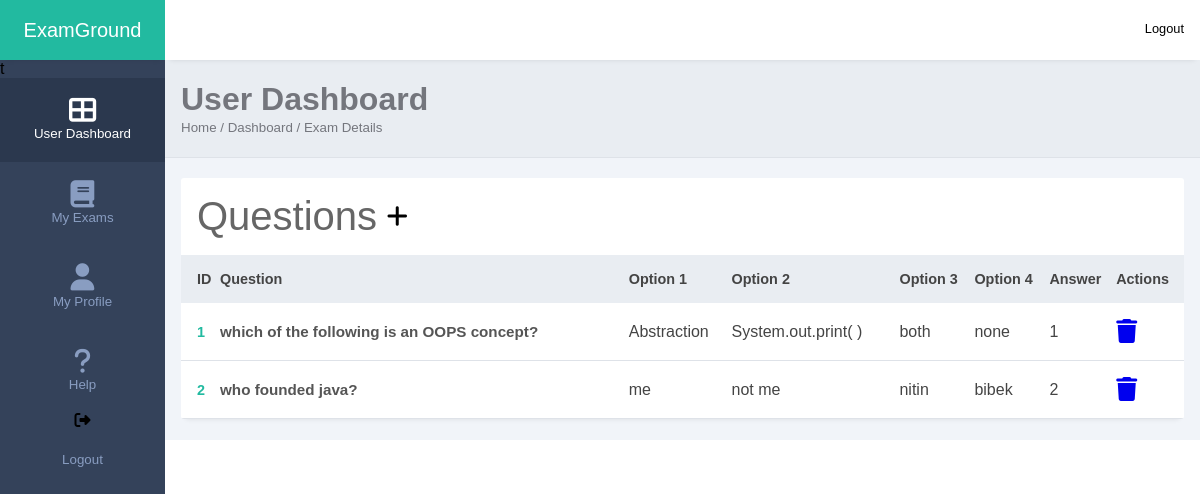
The app's page /Questions-dashboard.php?ExamId=2 (signed in) with its own data.
### tables this page shows
CREATE TABLE `questions` (
  `question_id` int NOT NULL,
  `questionNumber` int NOT NULL,
  `question` varchar(200) NOT NULL,
  `option1` varchar(200) NOT NULL,
  `option2` varchar(200) NOT NULL,
  `option3` varchar(200) NOT NULL,
  `option4` varchar(200) NOT NULL,
  `answer` enum('1','2','3','4') NOT NULL,
  `exam_id` int NOT NULL
);

### Questions-dashboard.php (the view, shortened to what this page needs)
<!DOCTYPE html>
<html lang="en">
<head>
    <link rel="stylesheet" href="css/dashboard.css">
    <link rel="stylesheet" href="https://maxst.icons8.com/vue-static/landings/line-awesome/line-awesome/1.3.0/css/line-awesome.min.css">
</head>
<body>
    <?php session_start();
    $exam_id = $_GET['ExamId'];
    if(isset($_SESSION['id'])){
$servername = "localhost";
$username = "root";
$password = "Harshit2053@";
$dbname = "examweb";
$conn = new mysqli($servername, $username, $password, $dbname);
        $sql = "SELECT * FROM questions where exam_id='$exam_id'";
        $result = $conn->query($sql);
    ?>
    <div class="sidebar">
        <div class="side-header">
            <h3>Ex<span>amGround</span></h3>
        </div>t
            <div class="side-menu">
                <ul>
                    <li>
                       <a href="" class="active">
                            <span class="fas fa-th-large"></span>
                            <small>User Dashboard</small>
                        </a>
                    </li>
                    <li>
                       <a href="dashboard.php">
                            <span class="fa-solid fa-book"></span>
                            <small>My Exams</small>
                        </a>
                    </li>
                    <li>
                       <a href="profile.php">
                            <span class="fas fa-user"></span>
                            <small>My Profile</small>
                        </a>
                    </li>
                    <li>
                       <a href="">
                            <span class="fas fa-question"></span>
                            <small>Help</small>
                        </a>
                    </li>
                    <li>
                            <span class="fas fa-sign-out-alt"></span>
                            <a href="logout.php">
                            <small>Logout</small>
                        </a>
                    </li>
                </ul>
            </div>
        </div>
    <div class="main-content">
        <header>
            <div class="header-content">
                <div class="header-menu">
                    <div class="user">
                        <div class="bg-img" style="background-image: url(image/1.jpeg)"></div>
                        <span>Logout</span>
                    </div>
                </div>
            </div>
        </header>
        <main>
            <div class="page-header">
                <h1>User Dashboard</h1>
                <small>Home / Dashboard / Exam Details</small>
            </div>
            <div class="page-content">
                <div class="records table-responsive">
                    <div class="record-header">
                        <div class="add">
                            <span>Questions</span>
                            <h2 id="AddExam"><i class="fa-solid fa-plus"></i></h2>
                        </div>
                    </div>
                    <div id="Exams">
                        <table width="100%">
                            <thead>
                                <tr>
                                    <th>ID</th>
                                    <th><span class="las la-sort"></span> Question</th>
                                    <th><span class="las la-sort"></span> Option 1</th>
                                    <th><span class="las la-sort"></span> Option 2</th>
                                    <th><span class="las la-sort"></span> Option 3</th>
                                    <th><span class="las la-sort"></span> Option 4</th>
                                    <th><span class="las la-sort"></span> Answer</th>
                                    <th><span class="las la-sort"></span> Actions</th>
                                </tr>
                            </thead>
                            <tbody>
                            <?php
                            if ($result->num_rows > 0) {
		while($row = $result->fetch_assoc()) {
	?>
                                <tr>
                                    <td><?php echo $row['questionNumber']?></td>
                                    <td>
                                        <div class="Exam-title">
                                            <div class="Exam-title-info">
                                                <h4><?php echo $row['question']?></h4>
                                            </div>
                                        </div>
                                    </td>
                                    <td>
                                    <?php echo $row['option1']?>
                                    </td>
                                    <td>
                                    <?php echo $row['option2']?>
                                    </td>
                                    <td>
                                    <?php echo $row['option3']?>
                                    </td>
                                    <td>
                                    <?php echo $row['option4']?>
                                    </td>
                                    <td>
                                    <?php echo $row['answer']?>
                                    </td>
                                    <td>
                                        <div class="actions">
                                        <a href="deletequestion.php?question_id=<?php echo $row['question_id']?>"> <span class="fa-solid fa-trash"></span></a>
                                        </div>
                                    </td>
                                </tr>
                                <?php
		}
	?>
                            </tbody>
                        </table>
                        <?php
	} else {
			echo "0 results";
	}
?>
                    </div>
              </div>
            </div>
        </main>
    </div>
    <?php }
    else {
        header("Location: login.php");
    } ?>
</body>
</html>

### css/dashboard.css (style rules this page uses)
:root { --main-color: #22BAA0; --color-dark: #34425A; --text-grey: #B0B0B0; }
* { margin: 0; padding: 0; text-decoration: none; list-style-type: none; box-sizing: border-box; font-family: 'Merriweather', sans-serif; }
.sidebar { position: fixed; height: 100%; width: 165px; left: 0; bottom: 0; top: 0; z-index: 100; background: var(--color-dark); transition: left 300ms; }
.side-header { box-shadow: 0px 5px 5px -5px rgb(0 0 0 /10%); background: var(--main-color); height: 60px; display: flex; justify-content: center; align-items: center; }
.side-header h3, side-head span { color: #fff; font-weight: 300; font-size: 1.25em; }
.bg-img { background-repeat: no-repeat; background-size: cover; border-radius: 50%; background-size: cover; }
.side-menu ul { text-align: center; }
.side-menu a { display: block; padding: 1.2rem 0rem; }
.side-menu a.active { background: #2B384E; }
.side-menu a.active span, .side-menu a.active small { color: #fff; }
.side-menu a span { display: block; text-align: center; font-size: 1.7rem; }
.side-menu a span, .side-menu a small { color: #899DC1; }
.main-content { margin-left: 165px; width: calc(100% - 165px); transition: margin-left 300ms; }
header { position: fixed; right: 0; top: 0; left: 165px; z-index: 100; height: 60px; box-shadow: 0px 5px 5px -5px rgb(0 0 0 /10%); background: #fff; transition: left 300ms; }
.header-content, .header-menu { display: flex; align-items: center; }
.header-content { justify-content: space-between; padding: 0rem 1rem; }
.header-menu { justify-content: flex-end; padding-top: .5rem; }
.user { display: flex; align-items: center; }
.user div, .client-img { height: 40px; width: 40px; margin-right: 1rem; }
.user span:last-child { display: inline-block; margin-left: .3rem; font-size: .8rem; }
main { margin-top: 60px; }
.page-header { padding: 1.3rem 1rem; background: #E9edf2; border-bottom: 1px solid #dee2e8; }
.page-header h1, .page-header small { color: #74767d; }
.page-content { padding: 1.3rem 1rem; background: #f1f4f9; }
.records { box-shadow: 0px 5px 5px -5px rgb(0 0 0 / 10%); background: #fff; border-radius: 3px; }
.record-header { padding: 1rem; display: flex; justify-content: space-between; align-items: center; }
.add, .browse { display: flex; align-items: center; }
.add span { display: inline-block; margin-right: .6rem; font-size: 2.5rem; color: #666; }
.table-responsive { width: 100%; overflow: auto; }
table { border-collapse: collapse; }
table thead tr { background: #e9edf2; }
table thead th { padding: 1rem 0rem; text-align: left; color: #444; font-size: .9rem; }
table thead th:first-child { padding-left: 1rem; }
table tbody td { padding: 1rem 0rem; color: #444; }
table tbody td:first-child { padding-left: 1rem; color: var(--main-color); font-weight: 600; font-size: .9rem; }
table tbody tr { border-bottom: 1px solid #dee2e8; }
.Exam-title { display: flex; align-items: center; }
.Exam-title-info h4 { color: #555; font-size: .95rem; }
.actions span { display: inline-block; font-size: 1.5rem; margin-right: .5rem; }
h3 { font-size: 1.75em; }
a { text-decoration: none; }

### records on screen
questions: questionNumber "1", question "which of the following is an OOPS concept?", option1 "Abstraction", option2 "System.out.print( )", option3 "both", option4 "none", answer "1"
questions: questionNumber "2", question "who founded java?", option1 "me", option2 "not me", option3 "nitin", option4 "bibek", answer "2"
